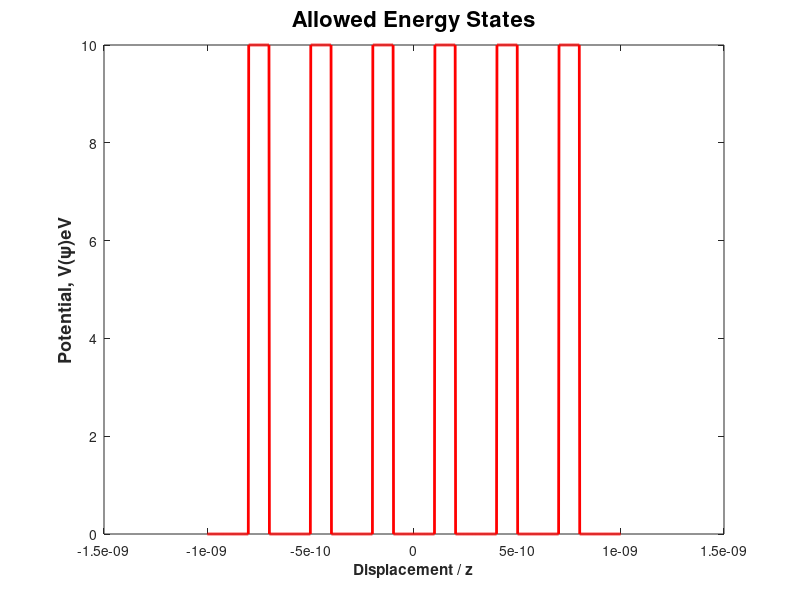

Reproduce this figure in MATLAB. (Note: this script raises an error after producing the figure.)
% 208643N - Kaushan G. Ranasinghe - 25 MAY 2021
%=========================================================================
% TISE Simulation using FDM with Central Difference - 1D
%=========================================================================

clear all
close all

% Simulation of a electron in various potential functions

%% ------Initiating the constants------------------------------------------

hbar = 1.055e-34;
m = 9.11e-31; % Rest mass of electron
eV = 1.602e-19;

%% ------Initiating the stepped lattice points-----------------------------

L = 10e-10; % Potential well width
z_min = -L; % -ve Z range
z_max = L; % +ve Z range
n = 1000; % Number of lattice points
z = linspace(z_min,z_max,n); % Vector of 'z' lattice points
d = z(2) - z(1); % Successive lattice spacing

%% ------Generating the potential energy matrix----------------------------

Wh = 10; % Well Height
Vo = Wh*eV; % Max finite potential
B1 = -L/2; % -ve well boundary
B2 = L/2; % +ve well boundary

% -------Generation of potential function----------------------------------

%Select potential well type

%Symmetric Wells

%V = ones(1,n)*Vo; V(z>= B1 & z<=B2) = 0; % Square Well
%V = Vo/(L^2)*(z.^2); % Harmonic Well
%V = ones(1,n)*Vo; V(z>= B1 & z<=B2) = Vo/(B2^2)*(z((z>= B1 & z<=B2)).^2); % Truncated Parabolic Well
%V((z<=B1)) = Vo/(B2-L)^2*((z(z<=B1)) + L).^2; V(z>= B1 & z<=B2) = 0;V((z>=B2)) = Vo/(L-B2)^2*((z(z>=B2)) - L).^2; % Quadratic Well

%Asymmetric Wells

%V = ones(1,n)*Vo; V(z>= B1 & z<=0) = 0; % Offset Square Well
%V = zeros(1,n)*Vo; V(z>= -0.5e-9 & z<=-0.35e-9) = Vo; % Offset Tunnel
%V = ones(1,n)*Vo; V(z>= B1 & z<=0) = 0; V(z>=0 & z<=B2) = 0.5*Vo; % Stepped Well

%One-Electron Atom
% 
% Wh = 0; % Well Height
% epsi=8.854e-12; % Permittivity of free space
% z_min = 1e-10; % Minimum electron radius
% z = linspace(z_min,z_max,n);
% 
% V = -((eV^2)./(4*pi*epsi*z)); % Potential function

% Series of Square Potential Wells 

Wd = 0.2e-9; % Well width
Ws = 0.1e-9; % Well spacing
V=ones(1,n)*Vo;
q = 7; % Number of Series Wells
z0 = z(:,1);
for ser = 1:q
   
   z1 = z0;
   z2 = z1+Wd;
   V(z1<=z & z<=z2) = 0;
   z0 = z2+Ws
    
end

%--------------------------------------------------------------------------

Vn = eye(n,n);
Vp = V'.*Vn;

%% ------Generating the kinetic energy matrix using FDM--------------------

K = eye(n,n); % Initiating the kinetic energy matrix
K = K*(-2); % Setting the main diagonal
for t = 1:n-1 % Setting the two flanking diagonals
   K(t,t+1) = 1;
   K(t+1,t) = 1;
end

%% ------Generating the Hamiltonian----------------------------------------

H = ((-(hbar^2)/(2*m*(d^2)))*K) + Vp ;

%% ------Generating the energy eigen values/states-------------------------

[U,EV] = eig(H); % Obtaining the wavefunctions and the eigen energies

P = U.^2; % Probability density of wavefunctions

E = diag(EV); % Accumulating the energy states to a column vector

Ec = E./(eV);

Ve = (1/eV).*V;

disp(E(1))
disp(E(2))

%% -------Plotting the Functions-------------------------------------------

%---------Plotting the allowable energy states-----------------------------

Ea = Ec(Ec<Wh)

figure
plot(z',Ve,'r','Linewidth',2);
hold on
title('Allowed Energy States','Fontsize',16)
ylabel('Potential, V(\psi)eV','Fontsize',13,'FontWeight','bold')
xlabel('Displacement / z','FontWeight','bold')

for r = 1:length(Ea)
   
    yline(Ea(r),'b--',sprintf('%.3f eV',Ea(r)),'Linewidth',1.5);
   
end
grid on

%---------Plotting the Wavefunction / Probabilities------------------------

for w = 1:length(Ea)
    
    count = w-1;
    figure
    title("Wavefunction \psi_n, for n = " +count,'Fontsize',16)
    xlabel('Displacement / z','FontWeight','bold')
    yyaxis right % Plot the potential function
    
    plot(z',Ve,'--','Linewidth',2) ;
    ylabel('Potential, V(\psi)eV','Fontsize',13,'FontWeight','bold')
    hold on
    grid on
    yyaxis left
    plot(z',(U(:,w)),'Linewidth',2);
    
end

for b = 1:length(Ea)
    
    count = b-1;
    figure
    title("Probability Density |\psi_n|^2, for n = " +count,'Fontsize',16)
    xlabel('Displacement / z','FontWeight','bold')
    yyaxis right % Plot the potential function
    
    plot(z',Ve,'--','Linewidth',2) ;
    ylabel('Potential, V(\psi)eV','Fontsize',13,'FontWeight','bold')
    hold on
    grid on
    yyaxis left
    plot(z',(P(:,b)),'Linewidth',2);
    
end
